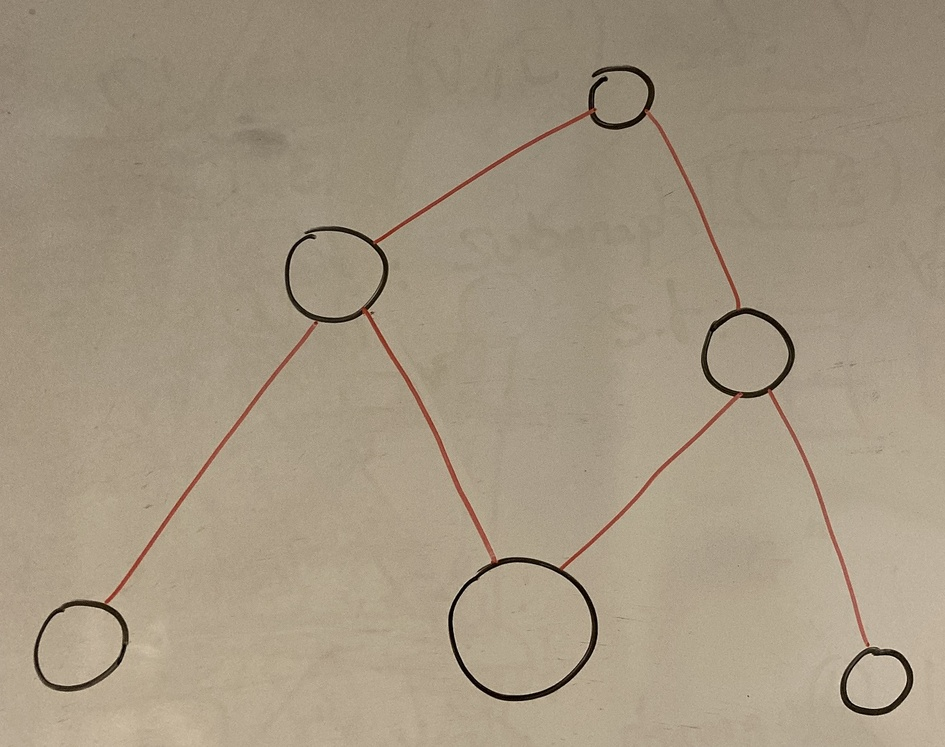
#> input picture whiteboard/whiteboard1.JPG, 945 x 747 px, shrunk from 1318 x 1042 before the run
$ python algo-whiteboard.py
#> lines starting #> are read from the running program, lines starting #| are printed output that depends on the picture; after the words box and inside, x2 and y2 are one past the last pixel; in counts of white or black regions, pixels touching at a corner belong together
import cv2
import numpy as np
from math import *
import random

#image_path = "newGood/randomGraph50_80.png"
folder_path = "whiteboard/"
image_path = "whiteboard1.JPG"

#load image
image = cv2.imread(folder_path + image_path)
#> image is the input picture: shape (747, 945, 3); mean B, G, R 129.2, 149.7, 163

def drawCircles(circles, image):
  circles_image = np.zeros(shape=(image.shape), dtype=np.int16)

  #Convert the circle parameters a, b and r to integers.
  circles = np.uint16(np.around(circles))

  for circle in circles:
    a, b, r = circle
    #Draw the circumference of the circle.
    cv2.circle(circles_image, (a, b), r, (255, 255, 255), -1)

  cv2.imwrite("Circles.png", circles_image)

def drawLines(lines_list, image):
  for l in lines_list:
    x1,y1,x2,y2=l
    color = tuple(np.random.randint(0, 256, size=3))
    color = ( int (color [ 0 ]), int (color [ 1 ]), int (color [ 2 ]))
    cv2.line(image, (x1,y1), (x2,y2), color, 2)

  cv2.imwrite('detected Lines.png', image)


def drawEdges(lines_list, image):
  for l in lines_list:
    x1,y1,x2,y2=l
    cv2.line(image, (x1,y1), (x2,y2), (0,255,0), 2)

  cv2.imwrite('detected Edges.png', image)

def angle_trunc(a):
    while a < 0.0:
        a += pi * 2
    return a

def getAngleBetweenPoints(p1, p2):
    deltaY = p2[1] - p1[1]
    deltaX = p2[0] - p1[0]
    return angle_trunc(atan2(deltaY, deltaX))

def detectCircles(image): #https://www.geeksforgeeks.org/circle-detection-using-opencv-python/
  #Creating kernel

  #Convert to grayscale.
  gray = cv2.cvtColor(image, cv2.COLOR_BGR2GRAY)

  detected_circles = cv2.HoughCircles(gray,
                  cv2.HOUGH_GRADIENT, 1, 100, param1 = 80,
              param2 = 60, minRadius = 3, maxRadius = 100)

  #cv2.imwrite("Circles.png", image)

  circles = []
  for pt in detected_circles[0, :]:
    a, b, r = pt[0], pt[1], pt[2]

    circles.append((a,b,r))

  drawCircles(circles, image)

  return circles

def detectEdges(img): #https://www.geeksforgeeks.org/line-detection-python-opencv-houghline-method/

  #Convert image to grayscale
  gray = cv2.cvtColor(img,cv2.COLOR_BGR2GRAY)

  #Use canny edge detection
  edges = cv2.Canny(gray,50,150,apertureSize=3)
  #Apply HoughLinesP method to
  #to directly obtain line end points
  lines_list = []
  """
  lines = cv2.HoughLinesP(
              edges, #Input edge image
              2, #Distance resolution in pixels
              np.pi/180, #Angle resolution in radians
              threshold=40, #Min number of votes for valid line
              minLineLength=5, #Min allowed length of line
              maxLineGap=70 #Max allowed gap between line for joining them
              )"""
  iterations = 200 #bit high, but only way to consistently find all edges
  for i in range(iterations):
    detected_lines = cv2.HoughLinesP(
              edges, #Input edge image
              1, #Distance resolution in pixels
              np.pi/180, #Angle resolution in radians
              threshold = random.randint(1, 100), #Min number of votes for valid line
              minLineLength = random.randint(1, 50), #Min allowed length of line
              maxLineGap = random.randint(1, 100) #Max allowed gap between line for joining them
              )
    try:
      if i == 0:
        lines = detected_lines.copy()
      else:
        lines = np.append(lines, detected_lines.copy(), axis=0)
    except:
      continue

  #make the detected lines longer, so they go inside the vertices
  for points in lines:
    x1,y1,x2,y2=points[0]
    angle = getAngleBetweenPoints((x1,y1),(x2,y2)) #https://stackoverflow.com/questions/7586063/how-to-calculate-the-angle-between-a-line-and-the-horizontal-axis
    new_x1 = int(x1 - np.cos(angle)*10)
    new_y1 = int(y1 - np.sin(angle)*10)
    new_x2 = int(x2 + np.cos(angle)*10)
    new_y2 = int(y2 + np.sin(angle)*10)
    lines_list.append([new_x1,new_y1,new_x2,new_y2])

  drawLines(lines_list, img.copy())

  edges = mergeLinesToEdge(lines_list)

  drawEdges(edges,img.copy())

  return edges

def mergeLinesToEdge(lines_list):
  """
  edges = []
  for l1 in lines_list:
    lines_list.remove(l1)
    x11,y11,x12,y12=l1
    for l2 in lines_list:
      x21,y21,x22,y22=l2

      if abs(x11-x21)<10 and abs(y11-y21)<10 and abs(x12-x22)<10 and abs(y12-y22)<10: #dont know if there is guarantee that x11 and x21 are closest together and not x11 and x22
        lines_list.remove(l2)
        x1 = int((x11+x21)/2)
        y1 = int((y11+y21)/2)
        x2 = int((x12+x22)/2)
        y2 = int((y12+y22)/2)

        edges.append([x1,y1,x2,y2])

  return edges"""
  return lines_list

def checkIfInCircle(point,circles):
  for circle in circles:
    cx, cy, r = circle[0], circle[1], circle[2]
    px, py = point
    threshold=0
    if px >= cx-r-threshold and px <= cx+r+threshold and py >= cy-r-threshold and py <= cy+r+threshold:
      return circle

  return False

def connectVertices(vertices, edges):
  adj_list = {}
  true_edges = {}
  correct_edges = []
  for v in vertices:
  	adj_list[v] = set()

  for edge in edges:
    v1 = checkIfInCircle((edge[0], edge[1]), vertices)
    v2 = checkIfInCircle((edge[2], edge[3]), vertices)
    if v1 and v2 and (not(v1==v2)):
      try:
        true_edges[tuple(sorted((v1,v2)))] += 1
      except:
        true_edges[tuple(sorted((v1,v2)))] = 0

  for edge in true_edges:
    if true_edges[edge] >= 0:
      correct_edges.append(edge)

  for edge in correct_edges:
    v1 = edge[0]
    v2 = edge[1]
    adj_list[v1].add(v2)
    adj_list[v2].add(v1)
  return adj_list, correct_edges

def drawExtractedGraph(vertices, edges, image):
  blank_image = np.zeros(shape=(image.shape), dtype=np.int16)

  #Convert the circle parameters a, b and r to integers.
  vertices = np.uint16(np.around(vertices))

  for v in vertices:
    a, b, r = v
    #Draw the circumference of the circle.
    cv2.circle(blank_image, (a, b), r, (0, 255, 0), 2)

    #Draw a small circle (of radius 1) to show the center.
    cv2.circle(blank_image, (a, b), 1, (0, 0, 255), 3)

  for edge in edges:
    x1,y1 = edge[0][0:2]
    x2,y2 = edge[1][0:2]
    x1 = int(x1)
    y1 = int(y1)
    x2 = int(x2)
    y2 = int(y2)
    cv2.line(blank_image, (x1,y1), (x2,y2), (0,0,255), 2)
    cv2.circle(blank_image, (x1, y1), 1, (0, 255, 0), 3)
    cv2.circle(blank_image, (x2, y2), 1, (255, 0, 0), 3)

  cv2.imwrite("Extracted Graph.png", blank_image)

detected_circles = detectCircles(image)
#> in detectCircles, `gray = cv2.cvtColor(image, cv2.COLOR_BGR2GRAY)`:
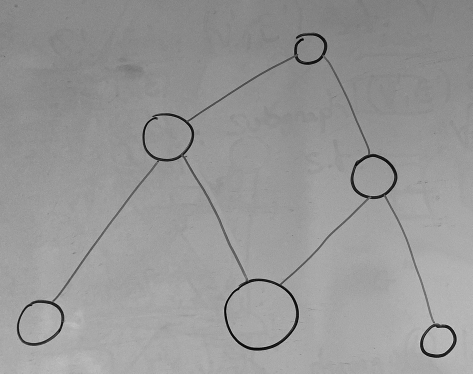
#> gray: shape (747, 945) (shown at 1/2 size); min 1, max 233, mean 151.4
#> in detectCircles, `detected_circles = cv2.HoughCircles(gray, cv2.HOUGH_GRADIENT, 1, 100, ..`: detected_circles = [[521.5, 626.5, 69.2], [334.5, 271.5, 45.8], [746.5, 353.5, 44.8]]
#> the loop in detectCircles, `for pt in detected_circles[0, :]:` made 3 passes
#> after the loop in detectCircles, `for pt in detected_circles[0, :]:`: circles = [(521.5, 626.5, 69.2), (334.5, 271.5, 45.8), (746.5, 353.5, 44.8)]
#> in drawCircles, `circles = np.uint16(np.around(circles))`: circles = [[522, 626, 69], [334, 272, 46], [746, 354, 45]]
#> the loop in drawCircles, `for circle in circles:` made 3 passes
#> after the loop in drawCircles, `for circle in circles:`:
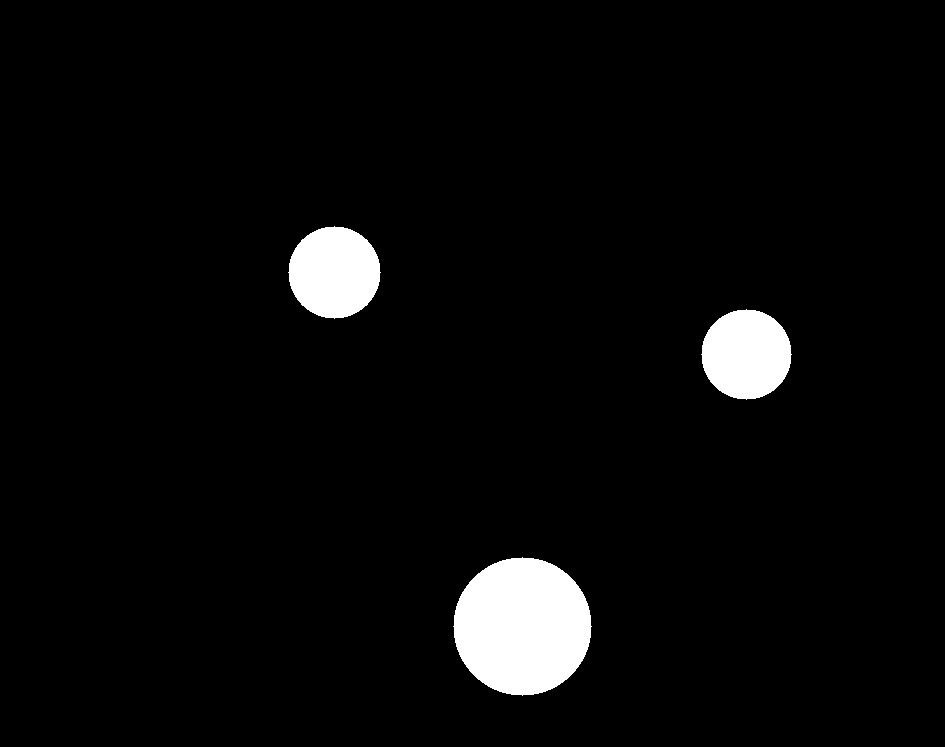
#> circles_image: shape (747, 945, 3) int16; 4% white; 3 white regions, box (x1, y1, x2, y2) and area: (453, 557, 592, 696) 14949, (288, 226, 381, 319) 6625, (701, 309, 792, 400) 6361
#> detected_circles = [(521.5, 626.5, 69.2), (334.5, 271.5, 45.8), (746.5, 353.5, 44.8)]
edges = detectEdges(image)
#> the loop in detectEdges, `for points in lines:` made 27544 passes
#> (x1, y1, x2, y2, deltaY in getAngleBetweenPoints, deltaX in getAngleBetweenPoints, angle, new_x1) on passes 1 to 3: (104, 610, 318, 315, -295, 214, 5.34, 98), (637, 68, 742, 314, 246, 105, 1.17, 633), (370, 245, 645, 73, -172, 275, 5.72, 361)
#> after the loop in detectEdges, `for points in lines:`: lines_list = 27544 items
#> the loop in drawLines, `for l in lines_list:` made 27544 passes
#> l on passes 4 to 6: [768, 372, 849, 576], [549, 579, 800, 339], [94, 616, 319, 305]
#> after the loop in drawLines, `for l in lines_list:`:
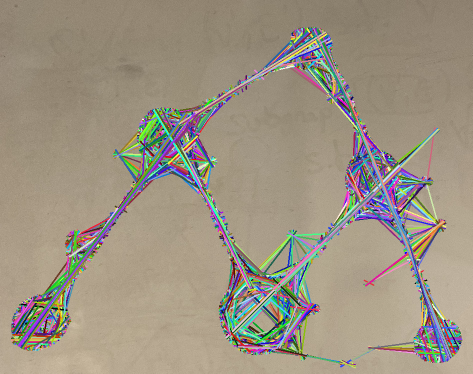
#> image: shape (747, 945, 3) (shown at 1/2 size); mean of channels 0, 1, 2 130.3, 146.7, 156.5; drawn as B, G, R
#> the loop in drawEdges, `for l in lines_list:` made 27544 passes
#> l on passes 1 to 3: [98, 618, 323, 306], [633, 58, 745, 323], [361, 250, 653, 67]
#> after the loop in drawEdges, `for l in lines_list:`:
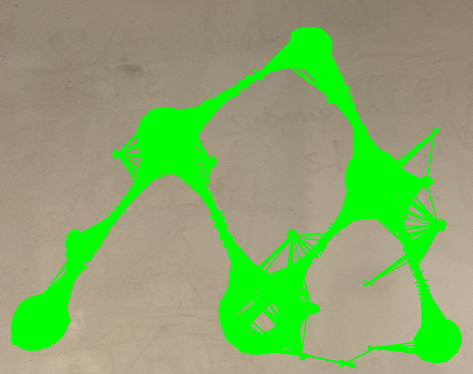
#> image: shape (747, 945, 3) (shown at 1/2 size); mean of channels 0, 1, 2 105.3, 170.6, 132.4; drawn as B, G, R

adj_list, true_edges = connectVertices(detected_circles, edges)
#> the loop in connectVertices, `for v in vertices:` made 3 passes
#> the loop in connectVertices, `for edge in edges:` made 27544 passes
#> the loop in connectVertices, `for edge in true_edges:` made 2 passes
#> edge on passes 1 to 2: ((334.5, 271.5, 45.8), (521.5, 626.5, 69.2)), ((521.5, 626.5, 69.2), (746.5, 353.5, 44.8))
#> the loop in connectVertices, `for edge in correct_edges:` made 2 passes

print(adj_list)
#| {(521.5, 626.5, 69.2): {(746.5, 353.5, 44.8), (334.5, 271.5, 45.8)}, (334.5, 271.5, 45.8): {(521.5, 626.5, 69.2)}, (746.5, 353.5, 44.8): {(521.5, 626.5, 69.2)}}

drawExtractedGraph(detected_circles, true_edges, image)
#> the loop in drawExtractedGraph, `for v in vertices:` made 3 passes
#> after the loop in drawExtractedGraph, `for v in vertices:`:
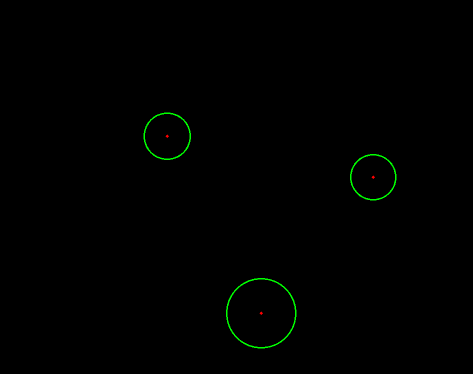
#> blank_image: shape (747, 945, 3) int16 (shown at 1/2 size); mean of channels 0, 1, 2 0, 1.1, 0; drawn as B, G, R
#> the loop in drawExtractedGraph, `for edge in edges:` made 2 passes
#> after the loop in drawExtractedGraph, `for edge in edges:`:
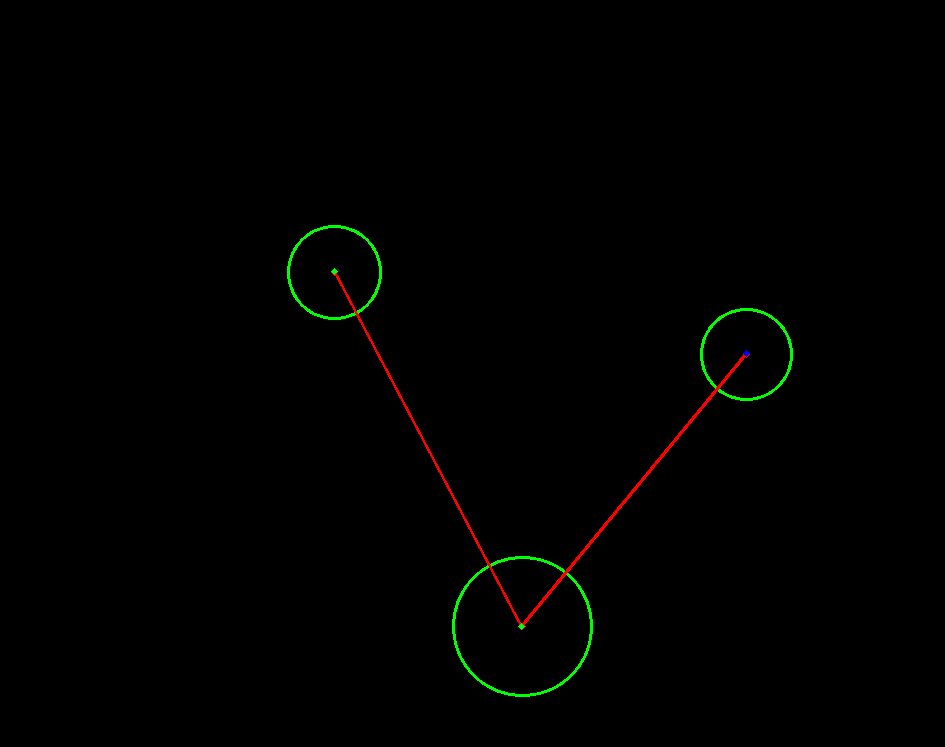
#> blank_image: shape (747, 945, 3) int16; 0.31% of pixels changed, all inside (x1, y1, x2, y2) = (331, 268, 750, 630); drawn as B, G, R

$ run again, with whiteboard/whiteboard2.JPG copied over whiteboard/whiteboard1.JPG
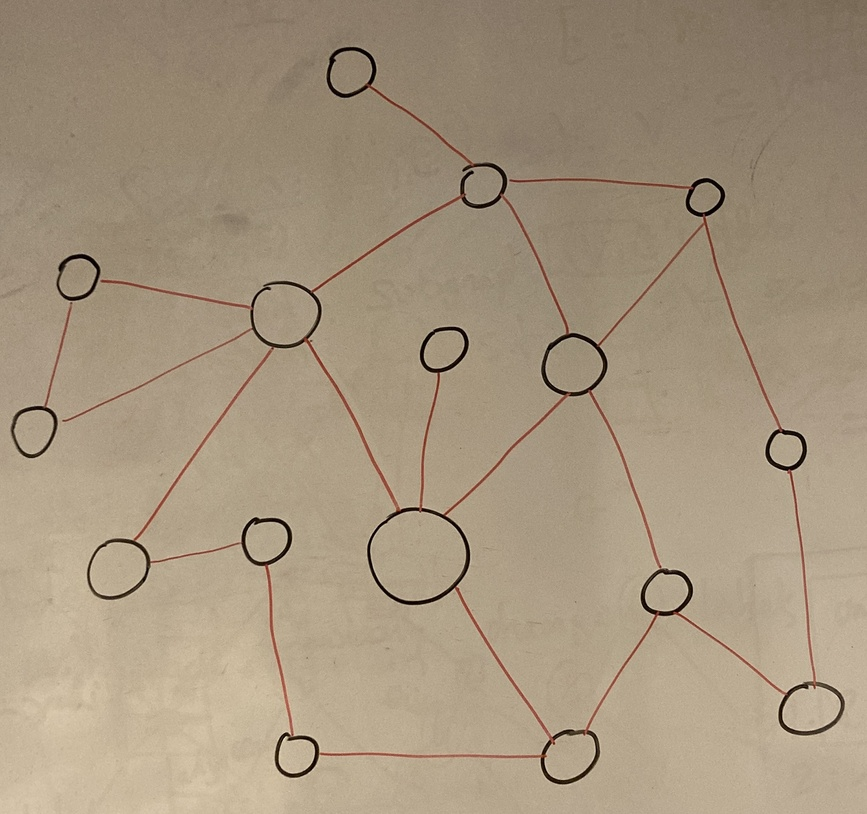
#> input picture whiteboard/whiteboard2.JPG, 867 x 814 px, shrunk from 1419 x 1333 before the run
#> image is the input picture: shape (814, 867, 3); mean B, G, R 126.1, 148.9, 165.1
#> in detectCircles, `detected_circles = cv2.HoughCircles(gray, cv2.HOUGH_GRADIENT, 1, 100, ..`: detected_circles = [[416.5, 555.5, 48.8], [573.5, 367.5, 28.6]]
#> the loop in detectCircles, `for pt in detected_circles[0, :]:` made 2 passes
#> after the loop in detectCircles, `for pt in detected_circles[0, :]:`: circles = [(416.5, 555.5, 48.8), (573.5, 367.5, 28.6)]
#> in drawCircles, `circles = np.uint16(np.around(circles))`: circles = [[416, 556, 49], [574, 368, 29]]
#> the loop in drawCircles, `for circle in circles:` made 2 passes
#> after the loop in drawCircles, `for circle in circles:`:
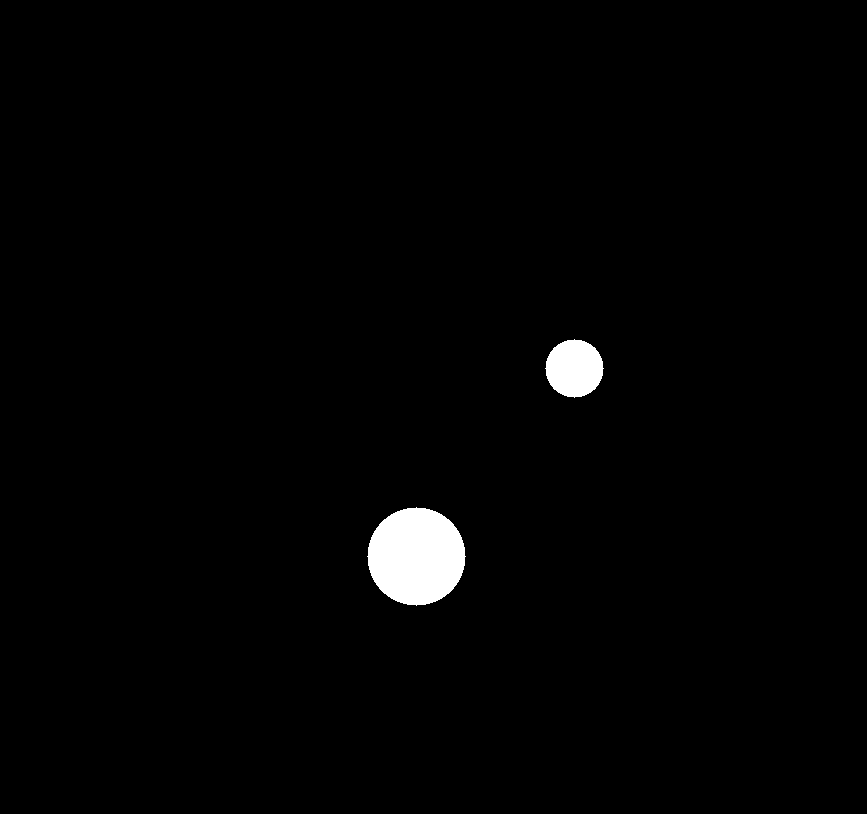
#> circles_image: shape (814, 867, 3) int16; 1.4% white; 2 white regions, box (x1, y1, x2, y2) and area: (367, 507, 466, 606) 7525, (545, 339, 604, 398) 2629
#> `detected_circles = detectCircles(image)`: detected_circles = [(416.5, 555.5, 48.8), (573.5, 367.5, 28.6)]
#> edges: shape (814, 867); 2% white in thin lines or dots, all inside (x1, y1, x2, y2) = (10, 47, 854, 785)
#> the loop in detectEdges, `for points in lines:` made 47158 passes
#> (x1, y1, x2, y2, deltaY in getAngleBetweenPoints, deltaX in getAngleBetweenPoints, angle, new_x1) on passes 1 to 3: (447, 521, 757, 164, -357, 310, 5.43, 440), (497, 165, 692, 625, 460, 195, 1.17, 493), (452, 583, 575, 781, 198, 123, 1.01, 446)
#> after the loop in detectEdges, `for points in lines:`: lines_list = 47158 items
#> the loop in drawLines, `for l in lines_list:` made 47158 passes
#> l on passes 5 to 7: [264, 273, 376, 459], [8, 451, 259, 322], [164, 494, 318, 280]
#> the loop in drawEdges, `for l in lines_list:` made 47158 passes
#> l on passes 1 to 3: [440, 528, 763, 156], [493, 155, 695, 634], [446, 574, 580, 789]
#> the loop in connectVertices, `for v in vertices:` made 2 passes
#> the loop in connectVertices, `for edge in edges:` made 47158 passes
#> the loop in connectVertices, `for edge in true_edges:` made 1 pass
#> edge on pass 1: ((416.5, 555.5, 48.8), (573.5, 367.5, 28.6))
#> the loop in connectVertices, `for edge in correct_edges:` made 1 pass
#| {(416.5, 555.5, 48.8): {(573.5, 367.5, 28.6)}, (573.5, 367.5, 28.6): {(416.5, 555.5, 48.8)}}
#> the loop in drawExtractedGraph, `for v in vertices:` made 2 passes
#> the loop in drawExtractedGraph, `for edge in edges:` made 1 pass
#> after the loop in drawExtractedGraph, `for edge in edges:`:
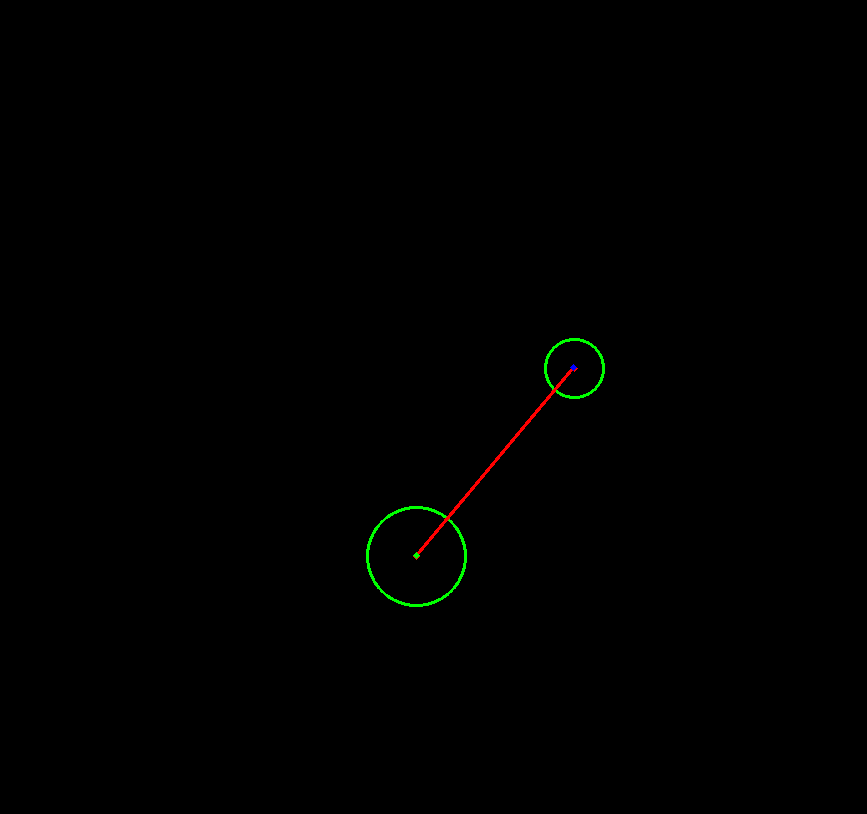
#> blank_image: shape (814, 867, 3) int16; mean of channels 0, 1, 2 0, 0.5, 0.3; drawn as B, G, R
